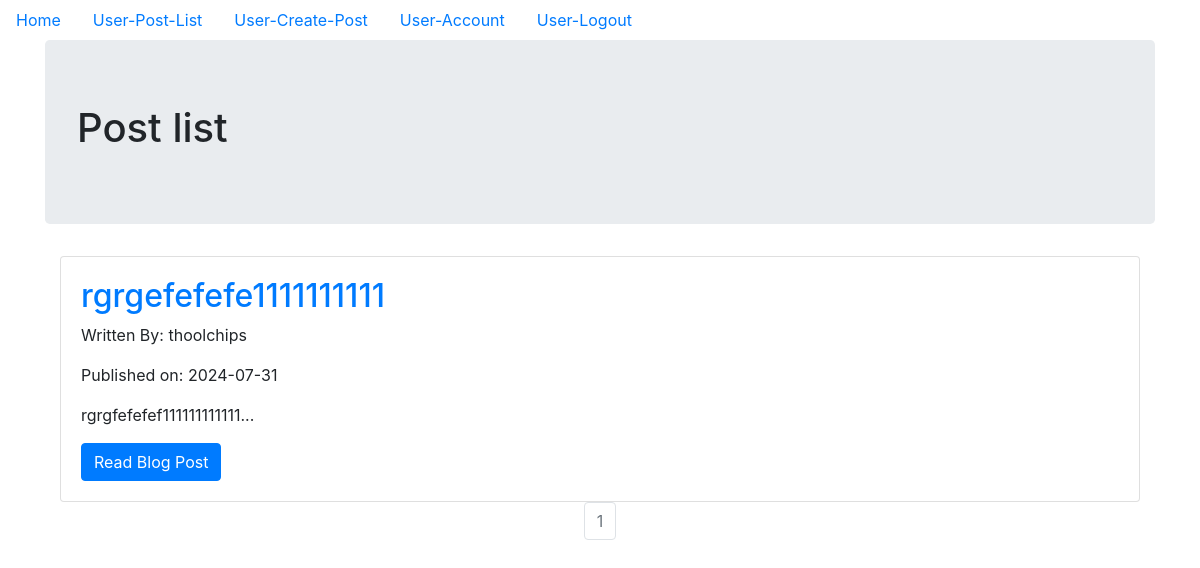
The page /user_post_list (signed in) on the database its author committed.
### models.py (models this page shows, shortened)
class UserBlogPost(db.Model):
    __tablename__ = 'userblogpost_table'
    id = db.Column(db.Integer, primary_key=True)
    date = db.Column(db.DateTime, nullable=False, default=datetime.utcnow)
    title = db.Column(db.String(140), nullable=False)
    text = db.Column(db.Text, nullable=False)
    user_id = db.Column(db.Integer, db.ForeignKey('user_table.id'), nullable=False)

class User(db.Model, UserMixin):
    __tablename__ = 'user_table'
    id = db.Column(db.Integer, primary_key = True)
    profile_image = db.Column(db.String(20), nullable=False, default='user_default_profile.jpg')
    email = db.Column(db.String(64), unique=True, index=True)
    username = db.Column(db.String(64), unique=True, index=True)
    password_hash = db.Column(db.String(128))
    posts = db.relationship('UserBlogPost', backref='user_author', lazy=True)
    admin_id = db.Column(db.Integer,db.ForeignKey('admin_table.id'), nullable=False)

### user_site/user_blog_post/views.py (the view)
@user_blog_post_bp.route('/user_post_list')
@login_required
@reauth_required('admin')
def user_post_list():
    page = request.args.get('page', 1, type=int)
    blog_posts = UserBlogPost.query.filter_by(user_id=current_user.id).order_by(UserBlogPost.date.desc()).paginate(page=page, per_page=10)
    return render_template('user_post_list.html', blog_posts=blog_posts)

### models.py (called while the page is built)
@login_manager.user_loader
def load_user(user_id):
    user = User.query.get(user_id)
    if user:
        return user
    admin = Admin.query.get(user_id)
    if admin:
        return admin
    return None

### reauthentication.py (called while the page is built)
def reauth_required(role):
    def decorator(f):
        @wraps(f)
        def decorated_function(*args, **kwargs):
            if not session.get('reauthenticated'):
                flash('Please re-authenticate to access this page.', 'warning')
                if role == 'user' and current_user.id != 0:
                    return redirect(url_for('admin_authentication_bp.admin_login', next=request.url))
                elif role == 'admin' and current_user.id == 0:
                    return redirect(url_for('user_authentication_bp.user_login', next=request.url))
            return f(*args, **kwargs)
        return decorated_function
    return decorator

### user_site/templates/user_post_list.html (shortened to what this page needs)
{% extends "base.html" %}
{% block content %}
  <div class="jumbotron">
    <h1>Post list</h1>
  </div>
  <div class="container">
    {% for post in blog_posts.items %}
    <div class="card" >
      <div class="card-body">
        <h2><a class="card-title" href="  {{ url_for('user_blog_post_bp.user_read_post', blog_post_id=post.id) }}">{{ post.title }}</a></h2>
        <p>Written By: {{ post.user_author.username }}</p>
        <p>Published on: {{ post.date.strftime('%Y-%m-%d') }}</p>
        <p class="card-text">{{ post.text[:100] }}...</p>
        <a href="{{ url_for('user_blog_post_bp.user_read_post', blog_post_id=post.id) }}" class="btn btn-primary">Read Blog Post</a>
      </div>
    </div>
   {% endfor %}
   <nav aria-label="Page navigation example">
     <ul class="pagination justify-content-center">
       {% for page_num in blog_posts.iter_pages(left_edge=1, right_edge=1, left_current=1, right_current=2) %}
          {% if blog_posts.page == page_num %}
          <li class="page-item disabled">
            <a class="page-link" href="{{ url_for('user_blog_post_bp.user_post_list', page=page_num) }}">{{ page_num }}</a></li>
          {% else %}
            <li class="page-item"><a class="page-link" href="{{ url_for('user_blog_post_bp.user_post_list', page=page_num) }}">{{ page_num }}</a></li>
          {% endif %}
      {% endfor %}
    </nav>
{% endblock %}

### rows shown on the page
UserBlogPost: title "rgrgefefefe1111111111", user_author.username "thoolchips", date "2024-07-31", text "rgrgfefefef111111111111"

### other values the page prints
{{ page_num }} "1"
